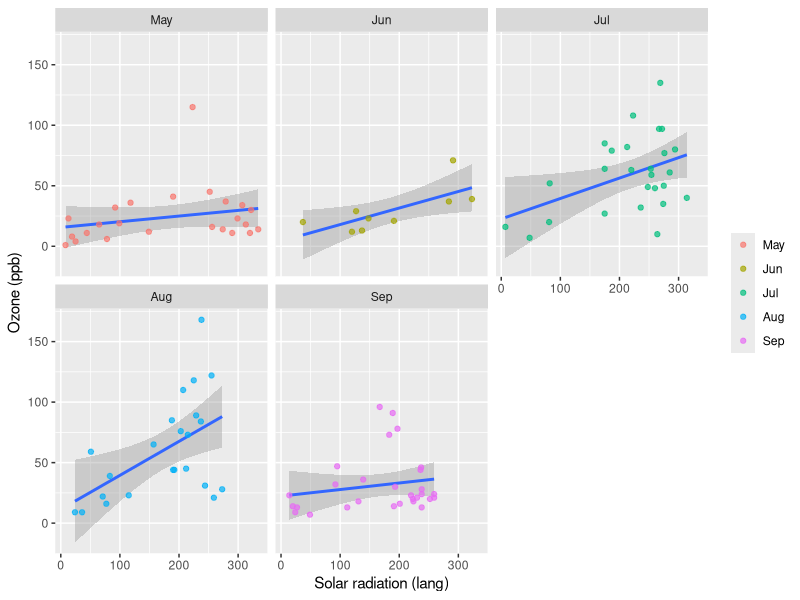

Write R code to recreate this figure.
## ---- chunk 1
knitr::opts_chunk$set(out.width = '100%', dpi=300) # configuratie voor figuur grootte en resolutie
knitr::opts_chunk$set(echo = FALSE) # Deze regel zorgt ervoor GEEN ENKELE chunk getoond wordt! 
# Laad alle gebruikte bibliotheken hier
library(ggplot2)
## ---- chunk 2
airquality$Month_f = factor(airquality$Month, levels = 5:9, labels = month.abb[5:9])
ggplot(data = airquality, mapping = aes(x = Solar.R, y = Ozone)) +
    geom_smooth(method = "lm", formula = y ~ x) +
    geom_point(aes(color = Month_f), alpha = 0.7) + 
    facet_wrap(. ~ Month_f) +
    ylab("Ozone (ppb)") +
    xlab("Solar radiation (lang)") +
    theme(legend.title = element_blank())
## ---- chunk 3
#install.packages(devtools)
#devtools::install_github("benmarwick/wordcountaddin", type = "source", dependencies = TRUE)
#wordcountaddin:::text_stats()
